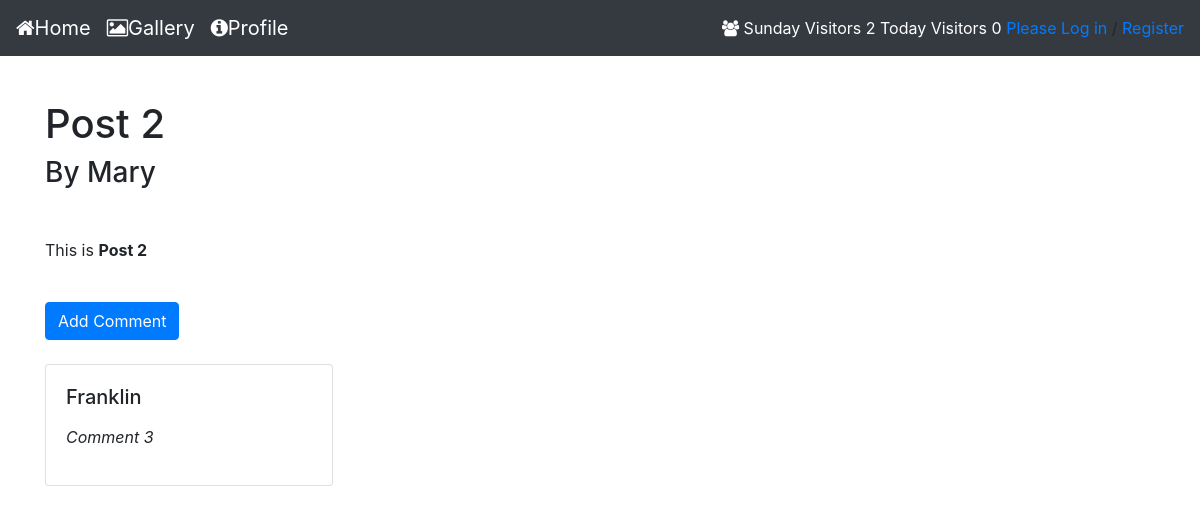
/viewPost.php?post_id=11, run on an earlier commit of the app's database.
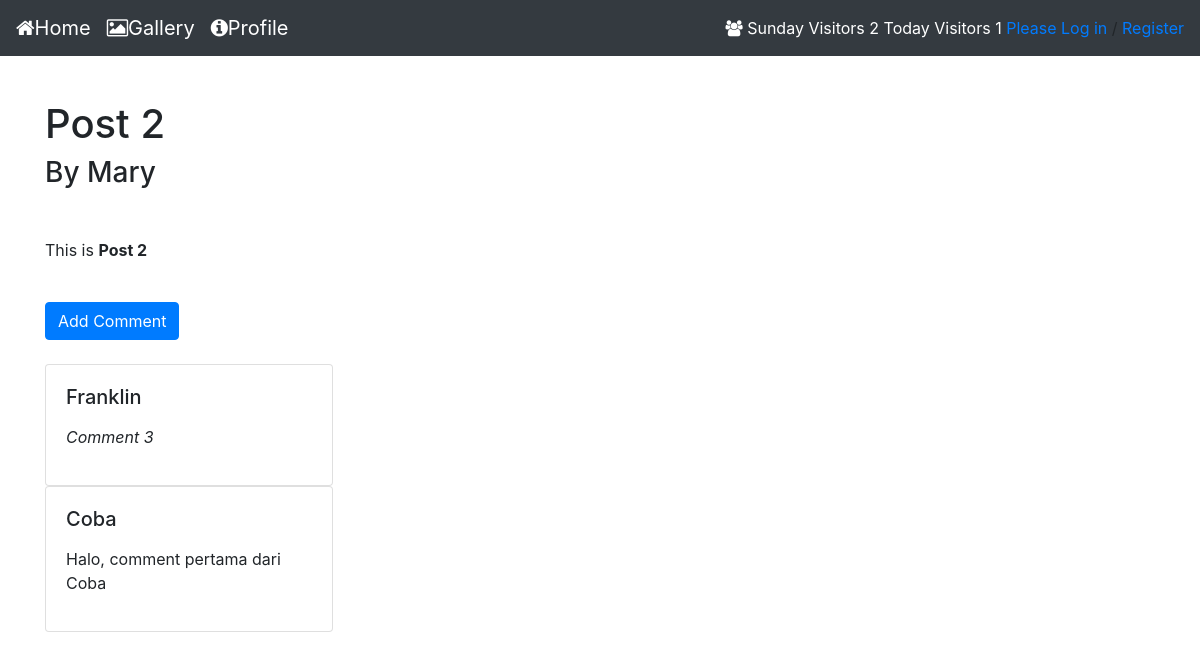
And on a later commit of the database.
### tables this page shows
CREATE TABLE IF NOT EXISTS `comments` (
`comment_id` int(11) NOT NULL,
  `post_id` int(11) DEFAULT NULL,
  `user_id` int(11) NOT NULL,
  `commentText` text,
  `created_at` timestamp NOT NULL DEFAULT CURRENT_TIMESTAMP,
  `updated_at` datetime DEFAULT CURRENT_TIMESTAMP ON UPDATE CURRENT_TIMESTAMP
);

CREATE TABLE IF NOT EXISTS `users` (
`user_id` int(11) NOT NULL,
  `name` varchar(128) DEFAULT NULL,
  `email` varchar(128) DEFAULT NULL,
  `password` varchar(128) DEFAULT NULL,
  `created_at` timestamp NOT NULL DEFAULT CURRENT_TIMESTAMP
);

### function.php (called while the page is built, shortened)
<?php
function countVisitor($pdo){
    $stmt = $pdo->query("SELECT COUNT(*) AS numvisit FROM ( SELECT * FROM visitors WHERE date(dateVisit) = CURDATE() GROUP BY idsession ) visitors");
    $result = $stmt->fetch(PDO::FETCH_ASSOC);
    return $result["numvisit"];
}
function countVisitorSunday($pdo){
    $stmt = $pdo->query("SELECT COUNT(*) AS numvisit FROM ( SELECT * FROM visitors WHERE DAYOFWEEK(dateVisit) = 1 GROUP BY idsession ) visitors");
    $result = $stmt->fetch(PDO::FETCH_ASSOC);
    return $result["numvisit"];
}
function getPostsById($pdo){
    $stmt = $pdo->prepare("SELECT p.post_id AS post_id,
    users.name AS user_name,
    p.headline AS headline,
    p.postText AS postText,
    p.user_id AS user_id
    FROM posts AS p LEFT JOIN users ON p.user_id = users.user_id
    WHERE post_id=:aid");
    $stmt->execute(array(':aid'=> $_GET['post_id']));
    $row = $stmt->fetch(PDO::FETCH_ASSOC);
    return $row;
}
function getComments($pdo){
    $stmt = $pdo->prepare("SELECT c.commentText AS commentText,
        u.name AS author,
        c.user_id AS user_id,
        c.comment_id AS comment_id
        FROM comments AS c
        LEFT JOIN users AS u
        ON c.user_id = u.user_id
        WHERE post_id=:id
        ORDER BY c.created_at");
    $stmt->execute(array(':id'=> $_GET['post_id']));
    return $stmt;
}
?>

### viewPost.php (the view, shortened to what the changed rows need)
<?php
include_once "pdo.php";
include_once "function.php";
$row = getPostsById($pdo);
?>
<?php
include_once "navbar.php";
  ?>
<div class="container">
  <h1><?=htmlentities($row['headline'])?></h1>
  <br>
<?php
echo '<br>';
echo '<a class="btn btn-primary" href="./addComment.php?post_id='.$_GET['post_id'].'" role="button">Add Comment</a><br><br>';
$stmt = $pdo->prepare("SELECT COUNT(*) as ct FROM comments where post_id=:id");
$stmt->execute(array(':id'=> $_GET['post_id']));
$count = $stmt->fetch(PDO::FETCH_ASSOC);
if($count["ct"]>0){
  $stmt = getComments($pdo);
  while($rowC = $stmt->fetch(PDO::FETCH_ASSOC)){
    echo'<div class="card" style="width: 18rem;">';
      echo'<div class="card-body">';
        echo'<h5 class="card-title">'.$rowC["author"]." ";
      echo '</h5>';
        echo'<p class="card-text">'.$rowC["commentText"].'</p>';
      echo'</div>';
    echo'</div>';
  }
}else{
  echo "No comment found";
}
?>
<br>
</div>
</body>
</html>

### navbar.php (shortened to what the changed rows need)
<?php
include_once "pdo.php";
include_once "function.php";
include_once "header.php";
$visitor = countVisitor($pdo);
$sundayVisitor = countVisitorSunday($pdo);
if(isset($_SESSION['name'])){
 ?>
  <nav class="navbar navbar-expand-md navbar-dark fixed-top bg-dark">
      <i class="fa fa-home text-white" aria-hidden="true"></i><a class="navbar-brand" href="./index.php"> Home</a>
      <button class="navbar-toggler" type="button" data-toggle="collapse" data-target="#navbarCollapse" aria-controls="navbarCollapse" aria-expanded="false" aria-label="Toggle navigation">
        <span class="navbar-toggler-icon"></span>
      </button>
      <div class="collapse navbar-collapse" id="navbarCollapse">
        <div class=" mr-auto">
        <a class="navbar-brand" href="./gallery.php"> <i class="fa fa-picture-o" aria-hidden="true"></i>Gallery</a>
        <a class="navbar-brand" href="./profile.php"> <i class="fa fa-info-circle text-white" aria-hidden="true"></i>Profile</a>
        </div>
        <ul class="navbar-nav mt-2 mt-md-0">
  			<li class="nav-item dropdown" style="align-self: center;">
          <i class="fa fa-users text-white" aria-hidden="true"></i>
          <span style="color:white;">Sunday Visitors <?=$sundayVisitor?></span>
          <span style="color:white;">Today Visitors <?=$visitor?> </span>
		    </li>
  			<li class="nav-item dropdown">
		        <a class="nav-link dropdown-toggle" href="#" id="navbarDropdownMenuLink" data-toggle="dropdown" aria-haspopup="true" aria-expanded="false">
		          Hi, <?=htmlentities($_SESSION['name'])?>
		        </a>
		        <div class="dropdown-menu" aria-labelledby="navbarDropdownMenuLink">
            <?php
            if($_SESSION['name'] == 'admin'){
              echo '<a class="dropdown-item" href="./riwayatPendidikan.php">Education</a>';
            }
            ?>
		          <a class="dropdown-item" href="./myPost.php">My Posts</a>
		          <a class="dropdown-item" href="./addPost.php">Create Post</a>
		          <a class="dropdown-item" href="./logout.php">Log Out</a>
		        </div>
		    </li>
        </ul>
      </div>
    </nav>
    <?php
}else{
  ?>
  <nav class="navbar navbar-expand-md navbar-dark fixed-top bg-dark">
      <a class="navbar-brand" href="./index.php"><i class="fa fa-home text-white" aria-hidden="true"></i>Home</a>
      <div class="collapse navbar-collapse" id="navbarCollapse">
        <ul class="navbar-nav mr-auto">
         <li>
         <a class="navbar-brand" href="./gallery.php"> <i class="fa fa-picture-o" aria-hidden="true"></i>Gallery</a>
         </li>
         <li>
         <a class="navbar-brand" href="./profile.php"> <i class="fa fa-info-circle text-white" aria-hidden="true"></i>Profile</a>
         </li>
        </ul>
        <div class=" mt-2 mt-md-0">
        <span class="align-baseline">
        <i class="fa fa-users text-white" aria-hidden="true"></i>
        <span style="color:white;">Sunday Visitors <?=$sundayVisitor?></span>
        <span style="color:white;">Today Visitors <?=$visitor?></span>
        </span>
        <a href="./login.php">Please Log in</a>
        <span> / </span>
        <a href="./register.php">Register</a>
        </div>
      </div>
    </nav>
    <?php
  }
?>

What changed in the data, as far as the page shows it:
added comments: user.name "Coba", commentText "Halo, comment pertama dari Coba"
Also different on the page:
$visitor: "0" → "1"
